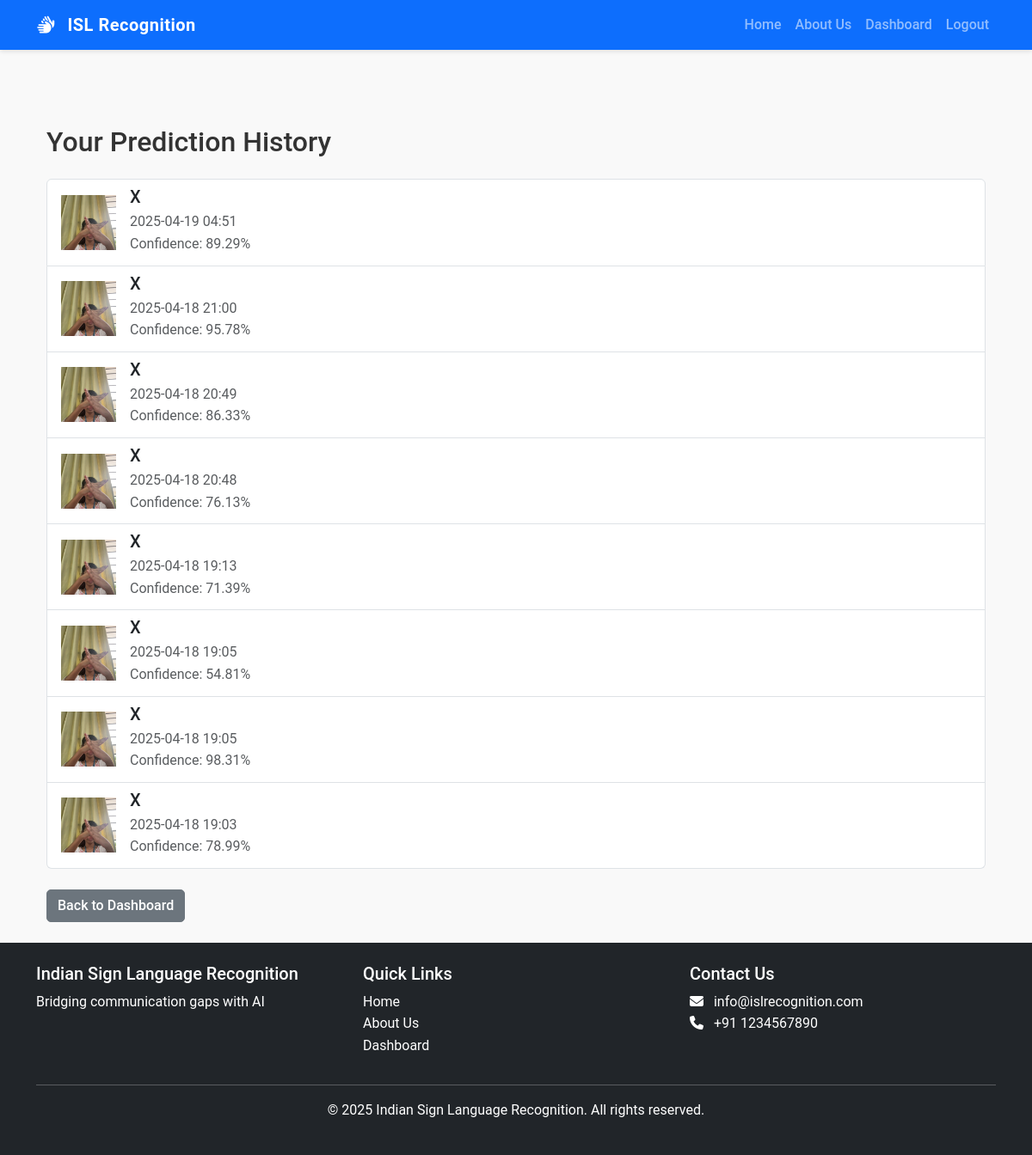
The page /history (signed in) on the database its author committed.
### app.py (models this page shows)
class Prediction(db.Model):
    id = db.Column(db.Integer, primary_key=True)
    filename = db.Column(db.String(100), nullable=False)
    predicted_class = db.Column(db.String(10), nullable=False)
    confidence = db.Column(db.Float, nullable=False)
    timestamp = db.Column(db.DateTime, default=datetime.utcnow)
    user_id = db.Column(db.Integer, db.ForeignKey('user.id'), nullable=False)

### app.py (the view)
@app.route('/history')
@login_required
def view_history():
    predictions = Prediction.query.filter_by(user_id=current_user.id).order_by(Prediction.timestamp.desc()).all()
    return render_template('history.html', predictions=predictions)

### app.py (called while the page is built)
@login_manager.user_loader
def load_user(user_id):
    return User.query.get(int(user_id))

### templates/history.html (shortened to what this page needs)
{% extends 'base.html' %}
{% block content %}
<div class="container mt-5">
    <h2 class="mb-4">Your Prediction History</h2>
    {% if predictions %}
        <div class="list-group">
            {% for prediction in predictions %}
                <div class="list-group-item d-flex align-items-center">
                    <img src="{{ url_for('static', filename='uploads/' + prediction.filename) }}" class="me-3" style="height: 64px; width: 64px; object-fit: cover;" alt="Prediction">
                    <div>
                        <h5 class="mb-1">{{ prediction.predicted_class }}</h5>
                        <p class="mb-1 text-muted">
                            {{ prediction.timestamp.strftime('%Y-%m-%d %H:%M') }}<br>
                            Confidence: {{ (prediction.confidence * 100) | round(2) }}%
                        </p>
                    </div>
                </div>
            {% endfor %}
        </div>
    {% else %}
        <p class="text-muted">You have no prediction history yet.</p>
    {% endif %}
    <a href="{{ url_for('dashboard') }}" class="btn btn-secondary mt-4">Back to Dashboard</a>
</div>
{% endblock %}

### templates/base.html (shortened to what this page needs)
<!DOCTYPE html>
<html lang="en">
<head>
    <link rel="stylesheet" href="https://cdnjs.cloudflare.com/ajax/libs/font-awesome/6.4.2/css/all.min.css">
    <link href="https://cdn.jsdelivr.net/npm/bootstrap@5.3.2/dist/css/bootstrap.min.css" rel="stylesheet">
    <link rel="stylesheet" href="{{ url_for('static', filename='css/main.css') }}">
</head>
<body>
    <nav class="navbar navbar-expand-lg navbar-dark bg-primary">
        <div class="container">
            <a class="navbar-brand" href="{{ url_for('index') }}">
                <i class="fas fa-sign-language me-2"></i>
                ISL Recognition
            </a>
            <div class="collapse navbar-collapse" id="navbarNav">
                <ul class="navbar-nav ms-auto">
                    <li class="nav-item">
                        <a class="nav-link" href="{{ url_for('index') }}">Home</a>
                    </li>
                    <li class="nav-item">
                        <a class="nav-link" href="{{ url_for('about') }}">About Us</a>
                    </li>
                    {% if current_user.is_authenticated %}
                    <li class="nav-item">
                        <a class="nav-link" href="{{ url_for('dashboard') }}">Dashboard</a>
                    </li>
                    <li class="nav-item">
                        <a class="nav-link" href="{{ url_for('logout') }}">Logout</a>
                    </li>
                    {% endif %}
                </ul>
            </div>
        </div>
    </nav>
    <main class="container py-4">
        {% block content %}{% endblock %}
    </main>
    <footer class="bg-dark text-white py-4">
        <div class="container">
            <div class="row">
                <div class="col-md-4">
                    <h5>Indian Sign Language Recognition</h5>
                    <p>Bridging communication gaps with AI</p>
                </div>
                <div class="col-md-4">
                    <h5>Quick Links</h5>
                    <ul class="list-unstyled">
                        <li><a href="{{ url_for('index') }}" class="text-white">Home</a></li>
                        <li><a href="{{ url_for('about') }}" class="text-white">About Us</a></li>
                        {% if current_user.is_authenticated %}
                        <li><a href="{{ url_for('dashboard') }}" class="text-white">Dashboard</a></li>
                        {% else %}
                        <li><a href="{{ url_for('login') }}" class="text-white">Login</a></li>
                        <li><a href="{{ url_for('signup') }}" class="text-white">Sign Up</a></li>
                        {% endif %}
                    </ul>
                </div>
                <div class="col-md-4">
                    <h5>Contact Us</h5>
                    <address>
                        <i class="fas fa-envelope me-2"></i> info@islrecognition.com<br>
                        <i class="fas fa-phone me-2"></i> +91 1234567890
                    </address>
                </div>
            </div>
            <hr>
            <div class="text-center">
                <p>&copy; 2025 Indian Sign Language Recognition. All rights reserved.</p>
            </div>
        </div>
    </footer>
</body>
</html>

### static/css/main.css (style rules this page uses)
:root { --primary-color: #863fb5; --secondary-color: #f50057; --dark-color: #5a3689; --light-color: #e8eaf6; --success-color: #4caf50; --warning-color: #ff9800; --danger-color: #f44336; --text-color: #333; --light-text: #f4f4f4; --border-radius: 5px; --box-shadow: 0 4px 6px rgba(0, 0, 0, 0.1); }
body { font-family: 'Roboto', sans-serif; color: var(--text-color); line-height: 1.6; background-color: #f9f9f9; }
.navbar { box-shadow: 0 2px 5px rgba(0, 0, 0, 0.1); }
.navbar-brand { font-weight: 700; letter-spacing: 0.5px; }
.nav-link { font-weight: 500; transition: color 0.3s ease; }
.btn { border-radius: var(--border-radius); font-weight: 500; transition: all 0.3s ease; }
footer { background-color: var(--dark-color); }
footer a { text-decoration: none; transition: all 0.3s ease; }

### rows shown on the page
Prediction: filename (picture), predicted_class "X", timestamp "2025-04-19 04:51", (prediction.confidence*100)|round(2) "89.29"
Prediction: filename (picture), predicted_class "X", timestamp "2025-04-18 21:00", (prediction.confidence*100)|round(2) "95.78"
Prediction: filename (picture), predicted_class "X", timestamp "2025-04-18 20:49", (prediction.confidence*100)|round(2) "86.33"
Prediction: filename (picture), predicted_class "X", timestamp "2025-04-18 20:48", (prediction.confidence*100)|round(2) "76.13"
Prediction: filename (picture), predicted_class "X", timestamp "2025-04-18 19:13", (prediction.confidence*100)|round(2) "71.39"
Prediction: filename (picture), predicted_class "X", timestamp "2025-04-18 19:05", (prediction.confidence*100)|round(2) "54.81"
Prediction: filename (picture), predicted_class "X", timestamp "2025-04-18 19:05", (prediction.confidence*100)|round(2) "98.31"
Prediction: filename (picture), predicted_class "X", timestamp "2025-04-18 19:03", (prediction.confidence*100)|round(2) "78.99"
